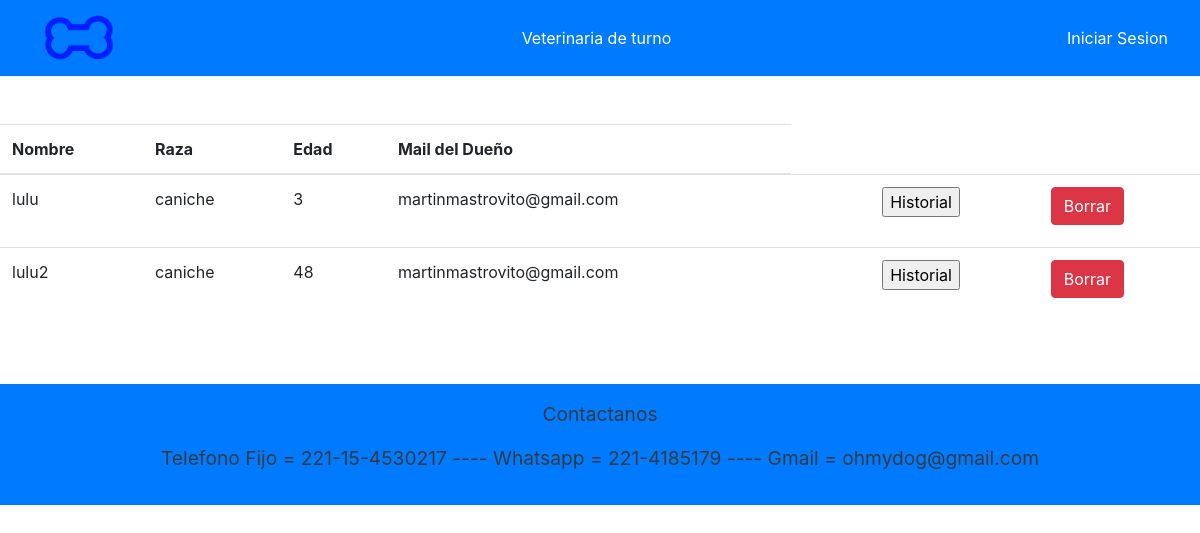
The page /losPerros on the database its author committed.
### APP/models.py (models this page shows, shortened)
class Perro(models.Model):
    nombre = models.CharField(max_length=15)
    raza = models.CharField(max_length=30)
    edad = models.IntegerField(null=True,blank=True)
    peso = models.IntegerField( default=0)
    castrado = models.CharField(max_length=2, default='NO')
    sexo = models.CharField(max_length=15,null=True,blank=True)
    emailDueño = models.EmailField(max_length=30)
    tamaño = models.CharField(max_length=30,null=True)
    fechaNacimiento = models.DateField(default=timezone.now, null=True)

### APP/views.py (the view)
# urls.py: path('losPerros',views.losPerros,name='losPerros'),
def losPerros(request):
    lista = Perro.objects.all()
    context = {'context': lista,
               'usuario': usuario}
    return render(request, 'paginas/losPerros.html', context)

### APP/templates/paginas/losPerros.html (shortened to what this page needs)
{% extends 'paginas/base.html' %}
{% load static %}
{% block contenido %}
  <div class="d-flex justify-content-center flex-column align-items-center">
      {% if context|length == 0 %}
          <p>No hay Perros Registrados</p>
      {% else %}
      <table class="table">
          <thead>
            <tr>
              <th>Nombre</th>
              <th>Raza</th>
              <th>Edad</th>
              <th>Mail del Dueño</th>
            </tr>
          </thead>
          <tbody>
            {% for c in context %}
            {% if c.usuario != 'Veterinario' %}
            <tr>
              <form action="validate" method="post">
                <td>{{ c.nombre }}</td>
                <td>{{ c.raza }}</td>
                <td>{{ c.edad }}</td>
                <td>{{ c.emailDueño }}</td>
                <td><input type="hidden" value="{{c.nombre}}" name="nombre" ><br><br>
                <td><input type="hidden" value="{{c.emailDueño}}" name = "emailD"><br><br>
                <td><input type="submit" value="Historial">
                <td><a href="./borrarPerro/{{c.id}}" class="btn btn-danger">Borrar</a></td>
              </form>
              </tr>
            {% endif %}
            {% endfor %}
          </tbody>
      </table>
      {% endif %}
  </div>
{% endblock %}

### rows shown on the page
Perro: nombre "lulu", raza "caniche", edad "3", emailDueño "martinmastrovito@gmail.com"
Perro: nombre "lulu2", raza "caniche", edad "48", emailDueño "martinmastrovito@gmail.com"
